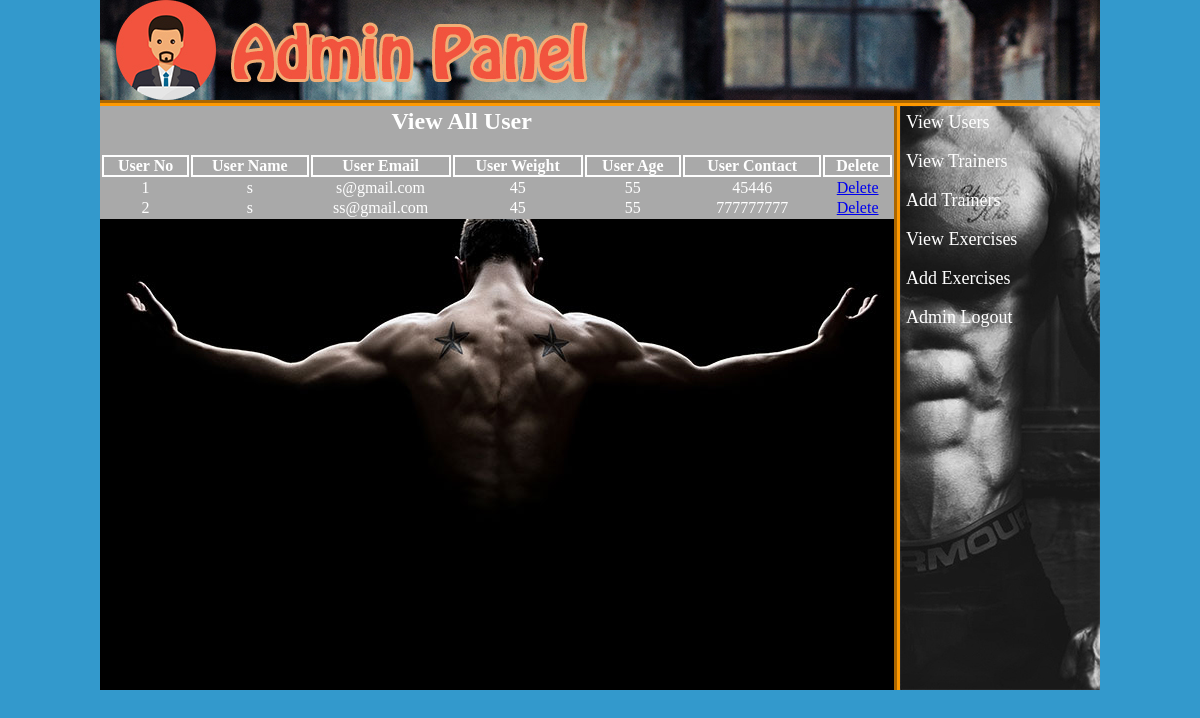
Page /admin/index.php?view_users (signed in) on the committed database.
### tables this page shows
CREATE TABLE `users` (
  `user_id` int(10) NOT NULL,
  `user_name` varchar(20) NOT NULL,
  `user_email` varchar(30) NOT NULL,
  `user_pass` varchar(20) NOT NULL,
  `user_weight` int(10) NOT NULL,
  `user_age` int(10) NOT NULL,
  `user_contact` varchar(20) NOT NULL
);

### admin/view_users.php (the view, shortened to what this page needs)
<html>
<head>
</head>
<body>
	<table align="center" width="794" style="color:white;">
		<tr align="center">
			<td colspan="6"><h2>View All User</h2><br></td>
		</tr>
		<tr>
			<th>User No</th>
			<th>User Name</th>
			<th>User Email</th>
			<th>User Weight</th>
			<th>User Age</th>
			<th>User Contact</th>
			<th>Delete</th>
		</tr>
		<?php
		$i=0;
			$sel_user="SELECT * FROM users";
			$run_user=mysqli_query($con, $sel_user);
			while ($row_user=mysqli_fetch_array($run_user)) {
				$user_id=$row_user['user_id'];
				$user_name=$row_user['user_name'];
				$user_email=$row_user['user_email'];
				$user_weight=$row_user['user_weight'];
				$user_age=$row_user['user_age'];
				$user_contact=$row_user['user_contact'];
				$i++;
		?>
		<tr align="center">
			<td><?php echo $i; ?></td>
			<td><?php echo $user_name; ?></td>
			<td><?php echo $user_email; ?></td>
			<td><?php echo $user_weight; ?></td>
			<td><?php echo $user_age; ?></td>
			<td><?php echo $user_contact; ?></td>
			<td><a href="index.php?delete_user=<?php echo $user_id; ?>">Delete</a></td>
		</tr>
		<?php } ?>
	</table>
</body>
</html>

### admin/styles/style.css (style rules this page uses)
html, body, div, span, applet, object, iframe, h1, h2, h3, h4, h5, h6, p, blockquote, pre, a, abbr, acronym, address, big, cite, code, del, dfn, em, img, ins, kbd, q, s, samp, small, strike, strong, sub, sup, tt, var, b, u, i, center, dl, dt, dd, ol, ul, li, fieldset, form, label, legend, table, caption, tbody, tfoot, thead, tr, th, td, article, aside, canvas, details, embed, figure, figcaption, footer, header, hgroup, menu, nav, output, ruby, section, summary, time, mark, audio, video { margin: 0; padding: 0; border: 0; vertical-align: baseline; }
body { background-color: #39C; background-repeat: no-repeat; }

### admin/view_users.php (style rules this page uses)
table { background-color: darkgrey; }
tr,th { border: 2px solid white; }

### rows in the picture
users: user_name "s", user_email "s@gmail.com", user_weight "45", user_age "55", user_contact "45446"
users: user_name "s", user_email "ss@gmail.com", user_weight "45", user_age "55", user_contact "777777777"
